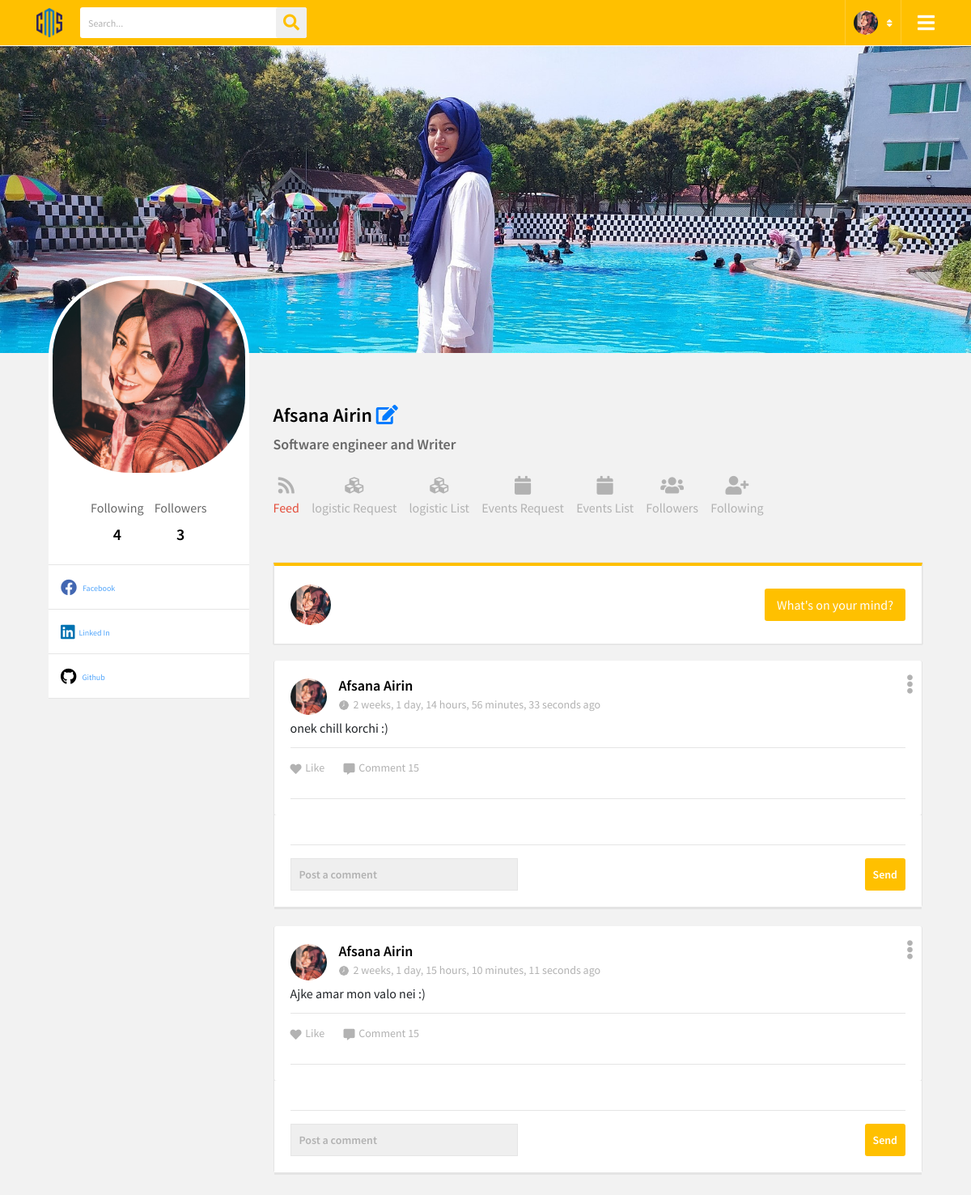
/club_profile.php (signed in), run on the app's committed database.
### tables this page shows
CREATE TABLE `post` (
  `post_id` int(11) NOT NULL,
  `user` varchar(10) NOT NULL,
  `post_text` varchar(10000) NOT NULL,
  `post_picture` varchar(50) NOT NULL,
  `privacy` varchar(10) NOT NULL,
  `time` timestamp NOT NULL DEFAULT current_timestamp() ON UPDATE current_timestamp(),
  `total_reaction` int(10) NOT NULL
);

CREATE TABLE `users` (
  `id` varchar(10) NOT NULL,
  `role` varchar(255) NOT NULL,
  `name` varchar(50) NOT NULL,
  `email` varchar(100) NOT NULL,
  `pass` varchar(200) NOT NULL,
  `dept` varchar(8) NOT NULL,
  `profile_pic` varchar(200) NOT NULL,
  `cover_pic` varchar(200) NOT NULL,
  `bio` varchar(10000) NOT NULL,
  `fb` varchar(1000) NOT NULL,
  `linked_in` varchar(1000) NOT NULL,
  `git` varchar(1000) NOT NULL,
  `personal_web` varchar(1000) NOT NULL
);

### club_profile.php (the view, shortened to what this page needs)
<?php
$user = $_SESSION['user'];
$con = mysqli_connect("localhost", "root", "", "uiucms");
$sql = "SELECT * FROM users WHERE id = '$user'";
$result = $con->query($sql);
$pro_pic = "";
$d_name = "";
$b_io = "";
$c_p = "";
$f_b = "";
$li_in = "";
$gi_t = "";
while ($rows = mysqli_fetch_array($result)) {
	extract($rows);
	$pro_pic .= $profile_pic;
	$c_p .= $cover_pic;
	$d_name .= $name;
	$b_io .= $bio;
	$f_b .= $fb;
	$li_in .= $linked_in;
	$gi_t .= $git;
}
$fol_in = 0;
$fol_er = 0;
$sql2 = "SELECT COUNT(follower) as total_followers FROM `followship` WHERE person =  '$user'";
$sql3 = "SELECT COUNT(person) as total_following FROM `followship` WHERE follower =  '$user'";
$result2 = $con->query($sql2);
$result3 = $con->query($sql3);
while ($rows = mysqli_fetch_array($result2)) {
	extract($rows);
	$fol_er = $total_followers;
}
while ($rows = mysqli_fetch_array($result3)) {
	extract($rows);
	$fol_in = $total_following;
}
function time_elapsed_string($datetime, $full = false)
{
	$now = new DateTime;
	$ago = new DateTime($datetime);
	$diff = $now->diff($ago);
	$diff->w = floor($diff->d / 7);
	$diff->d -= $diff->w * 7;
	$string = array(
		'y' => 'year',
		'm' => 'month',
		'w' => 'week',
		'd' => 'day',
		'h' => 'hour',
		'i' => 'minute',
		's' => 'second',
	);
	foreach ($string as $k => &$v) {
		if ($diff->$k) {
			$v = $diff->$k . ' ' . $v . ($diff->$k > 1 ? 's' : '');
		} else {
			unset($string[$k]);
		}
	}
	return $string ? implode(', ', $string) . ' ago' : 'just now';
}
?>
<!DOCTYPE html>
<html>
<head>
	<link rel="stylesheet" type="text/css" href="./css/animate.css">
	<link rel="stylesheet" type="text/css" href="./css/bootstrap.min.css">
	<link rel="stylesheet" type="text/css" href="./css/line-awesome.css">
	<link rel="stylesheet" type="text/css" href="./css/line-awesome-font-awesome.min.css">
	<link href="./css/all.min.css" rel="stylesheet" type="text/css">
	<link href="https://cdnjs.cloudflare.com/ajax/libs/font-awesome/5.13.0/css/all.min.css" rel="stylesheet">
	<link rel="stylesheet" type="text/css" href="./css/jquery.mCustomScrollbar.min.css">
	<link rel="stylesheet" type="text/css" href="./css/slick.css">
	<link rel="stylesheet" type="text/css" href="./css/slick-theme.css">
	<link rel="stylesheet" type="text/css" href="./css/style.css">
	<link rel="stylesheet" type="text/css" href="./css/responsive.css">
</head>
<body data-new-gr-c-s-check-loaded="14.1074.0" data-gr-ext-installed="">
	<div class="wrapper">
		<header>
			<div class="container">
				<div class="header-data">
					<div class="logo">
						<a href="#" title=""><img src="./images/cms_logo.png" alt="" width=32></a>
					</div>
					<div class="search-bar">
						<form>
							<input type="text" name="search" placeholder="Search...">
							<button type="submit"><i class="fa fa-search" aria-hidden="true"></i></button>
						</form>
					</div>
					<div class="menu-btn">
						<a href="#" title=""><i class="fa fa-bars"></i></a>
					</div>
					<div class="user-account">
						<div class="user-info">
							<img src="./images/pro_pic/<?php echo $pro_pic ?>" alt="" width=30 height=30>
							<i class="fa fa-sort" aria-hidden="true"></i>
						</div>
					</div>
				</div>
			</div>
		</header>
		<section class="cover-sec">
			<img src="./images/cover_pic/<?php echo $c_p ?>" alt="">
		</section>
		<main>
			<div class="main-section">
				<div class="container">
					<div class="main-section-data">
						<div class="row">
							<div class="col-lg-3">
								<div class="main-left-sidebar">
									<div class="user_profile">
										<div class="user-pro-img">
											<img src="./images/pro_pic/<?php echo $pro_pic ?>" alt="" stylle="border-radius: 50%;">
										</div>
										<div class="user_pro_status">
											<ul class="flw-status">
												<li>
													<span>Following</span>
													<b><?php echo $fol_in ?></b>
												</li>
												<li>
													<span>Followers</span>
													<b><?php echo $fol_er ?></b>
												</li>
											</ul>
										</div>
										<ul class="social_links">
											<?php
											if ($f_b != null) {
											?>
												<li><a href="<?php echo $f_b ?>" title="" class="pb-1"><i class="fab fa-facebook" style="color: 	#4267B2;"></i> Facebook</a></li>
											<?php
											}
											?>
											<?php
											if ($li_in != null) {
											?>
												<li><a href="<?php echo $li_in ?>" title="" class="pb-1"><i class="fab fa-linkedin" style="color: #0072b1;"></i>Linked In</a></li>
											<?php
											}
											?>
											<?php
											if ($gi_t != null) {
											?>
												<li><a href="<?php echo $gi_t ?>" title="" class="pb-1"><i class="fab fa-github" style="color: black;"></i> Github</a></li>
											<?php
											}
											?>
										</ul>
									</div>
								</div>
							</div>
							<div class="col-lg-9 col-md-8 no-pd">
								<div class="main-ws-sec">
									<div class="user-tab-sec rewivew">
										<h3><?php echo $d_name ?> <a href="settings.php"><i class="fas fa-edit"></i></a></h3>
										<div class="star-descp">
											<span><?php echo $b_io ?></span>
										</div>
										<div class="tab-feed st2 settingjb">
											<ul>
												<li data-tab="feed-dd" class="active">
													<a href="#" title="" style="color:#b2b2b2;">
														<i class="fa fa-rss mb-2" aria-hidden="true" style="font-size:23px;"></i>
														<span>Feed</span>
													</a>
												</li>
												<li data-tab="info-dd">
													<a href="#" title="" style="color:#b2b2b2;">
														<i class="fa fa-cubes mb-2" aria-hidden="true" style="font-size:23px;"></i>
														<span>logistic Request</span>
													</a>
												</li>
												<li data-tab="logistic-list">
													<a href="#" title="" style="color:#b2b2b2;">
														<i class="fa fa-cubes mb-2" aria-hidden="true" style="font-size:23px;"></i>
														<span>logistic List</span>
													</a>
												</li>
												<li data-tab="saved-jobs">
													<a href="#" title="" style="color:#b2b2b2;">
														<i class="fa fa-calendar mb-2" aria-hidden="true" style="font-size:23px;"></i>
														<span>Events Request</span>
													</a>
												</li>
												<li data-tab="creat-event">
													<a href="#" title="" style="color:#b2b2b2;">
														<i class="fa fa-calendar mb-2" aria-hidden="true" style="font-size:23px;"></i>
														<span>Events List</span>
													</a>
												</li>
												<li data-tab="my-bids">
													<a href="#" title="" style="color:#b2b2b2;">
														<i class="fa fa-users mb-2" aria-hidden="true" style="font-size:23px;"></i>
														<span>Followers</span>
													</a>
												</li>
												<li data-tab="portfolio-dd">
													<a href="#" title="" style="color:#b2b2b2;">
														<i class="fa fa-user-plus mb-2" aria-hidden="true" style="font-size:23px;"></i>
														<span>Following</span>
													</a>
												</li>
											</ul>
										</div>
									</div>
												<?php
												$con = mysqli_connect("localhost", "root", "", "uiucms");
												?>
									<div class="product-feed-tab current" id="feed-dd">
										<div class="post-topbar">
											<div class="user-picy">
												<img src="./images/pro_pic/<?php echo $pro_pic ?>" alt="" style="border-radius:50%;">
											</div>
											<div class="post-st">
												<ul>
													<li><a class="post-jb active" href="#" title="">What's on your mind?</a></li>
												</ul>
											</div>
										</div>
										<?php $sql = "SELECT * FROM post p JOIN users u ON p.user = u.id ORDER BY time DESC";
										$res = mysqli_query($con, $sql);
										if (mysqli_num_rows($res) > 0) {
											while ($rows = mysqli_fetch_assoc($res)) { ?>
												<div class="posts-section mb-4">
													<div class="posty">
														<div class="post-bar no-margin">
															<div class="post_topbar">
																<div class="usy-dt">
																	<img src="./images/pro_pic/<?php echo $rows['profile_pic'] ?>" alt="" width=45>
																	<div class="usy-name">
																		<h3><?php echo $rows["name"]; ?></h3>
																		<span><img src="./homepage_files/clock.png" alt="">
																			<?php
																			echo time_elapsed_string("{$rows['time']}", true);
																			?>
																		</span>
																	</div>
																</div>
																<div class="ed-opts">
																	<a href="#" title="" class="ed-opts-open"><i class="fa fa-ellipsis-v" aria-hidden="true"></i></a>
																</div>
															</div>
															<div class="job_descp mt-2 mb-3">
																<p?><?php echo $rows["post_text"]; ?></p>
															</div>
															<div class="job-status-bar">
																<ul class="like-com">
																	<li>
																		<a class="com" href="#"><i class="fas fa-heart"></i> Like</a>
																	</li>
																	<li><a href="#" class="com"><i class="fas fa-comment-alt"></i> Comment
																			15</a></li>
																</ul>
															</div>
														</div>
														<div class="comment-section">
															<div class="post-comment">
																<div class="comment_box">
																	<hr>
																	<form method="post">
																		<input type="text" placeholder="Post a comment" name="comment_content">
																		<button type="submit" name="comment">Send</button>
																	</form>
																</div>
															</div>
														</div>
													</div>
												</div>
										<?php }
										} ?>
									</div>
								</div>
							</div>
						</div>
					</div>
				</div>
			</div>
		</main>
	</div>
</body>
</html>

### css/responsive.css (style rules this page uses)
@media (max-width: 1200px) { .menu-btn { display: block; } }
@media (max-width: 1200px) { .comment_box input { width: 281px; } }
@media (max-width: 1200px) { .flw-status li { margin-right: 10px; } }
@media (max-width: 1200px) { .flw-status li span { font-size: 16px; } }
@media (max-width: 1200px) { .social_links li a { font-size: 10px; } }
@media (max-width: 1200px) { .tab-feed ul li { margin-bottom: 30px; } }
@media (max-width: 1200px) { .tab-feed { margin-bottom: 30px; } }
@media (max-width: 1200px) { .settingjb ul li { margin-right: 12px!important; } }

### data on the page
post: user.profile_pic (picture), user.name "Afsana Airin", time "2 weeks, 1 day, 14 hours, 56 minutes, 33 seconds ago", post_text "onek chill korchi :)"
post: user.profile_pic (picture), user.name "Afsana Airin", time "2 weeks, 1 day, 15 hours, 10 minutes, 11 seconds ago", post_text "Ajke amar mon valo nei :)"

### other printed values
$fol_in "4"
$fol_er "3"
$d_name "Afsana Airin"
$b_io "Software engineer and Writer"
